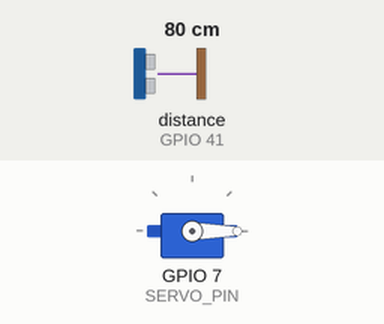
This sketch was run on a simulated ESP32-S3. Shown: servo. Wiring (inferred from the names in the program): ultrasonic range finder: trigger GPIO 42; echo GPIO 41. The inputs (shaded band) are chosen by the test bench; at power-on: distance to the obstacle (sensor on GPIO 41) 80 cm. The echo pulse lasts 58.3 µs per cm; what the sketch prints to the serial monitor is not drawn.

Above: at 6.2 s.
6.3 s: distance to the obstacle (sensor on GPIO 41) set to 16 cm
8.2 s: distance to the obstacle (sensor on GPIO 41) set to 12 cm
At 10.2 s:
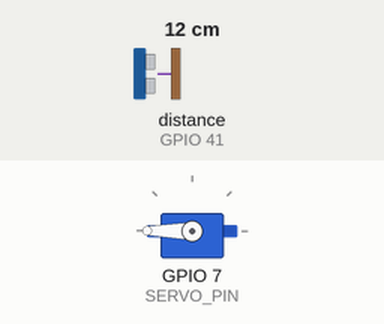
11.2 s: distance to the obstacle (sensor on GPIO 41) set to 18 cm
At 12.8 s:
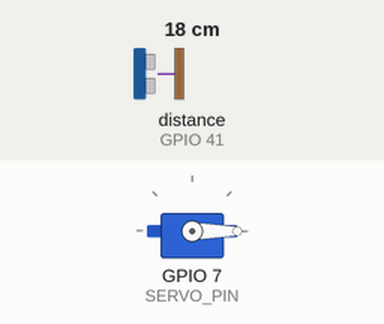
13.6 s: distance to the obstacle (sensor on GPIO 41) set to 2 cm
At 15.3 s:
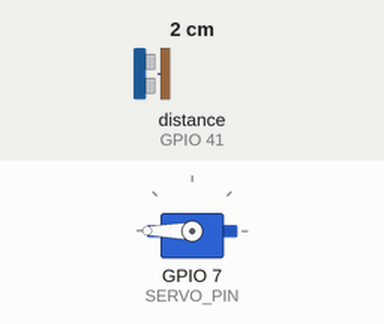
Timing chart, 0 to 16.6 s (numbered marks = the images above; inputs shaded):
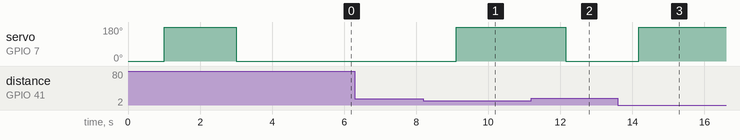

The sketch:

servo_test.ino
```cpp
// 🚪 Simple Servo Test for Smart Shop Guard
// Test servo movement with ultrasonic sensor on ESP32-S3

#include <ESP32Servo.h>

// Pin definitions (matching your project)
#define SERVO_PIN 7
#define TRIG_PIN 42
#define ECHO_PIN 41
#define DISTANCE_THRESHOLD 12

Servo myServo;
long duration;
int distance;

void setup() {
  Serial.begin(115200);
  Serial.println("🚪 Smart Shop Guard - Servo Test Starting...");

  // Initialize pins
  pinMode(TRIG_PIN, OUTPUT);
  pinMode(ECHO_PIN, INPUT);

  // Initialize servo
  myServo.attach(SERVO_PIN);
  myServo.write(0);  // Start closed
  Serial.println("🚪 Servo initialized to CLOSED (0°)");
  delay(1000);

  // Test servo movement
  Serial.println("🚪 Testing servo movement...");
  myServo.write(180);  // Open
  Serial.println("🚪 Servo OPEN (180°)");
  delay(2000);

  myServo.write(0);    // Close
  Serial.println("🚪 Servo CLOSED (0°)");
  delay(2000);

  Serial.println("🚪 Starting distance-based control...");
  Serial.println("🚪 Move object within 12cm to open door");
}

void loop() {
  // Read ultrasonic sensor
  digitalWrite(TRIG_PIN, LOW);
  delayMicroseconds(2);
  digitalWrite(TRIG_PIN, HIGH);
  delayMicroseconds(10);
  digitalWrite(TRIG_PIN, LOW);

  duration = pulseIn(ECHO_PIN, HIGH, 30000);
  if (duration == 0) {
    distance = 999;  // Out of range
  } else {
    distance = duration * 0.034 / 2;
  }

  // Print distance every second
  static unsigned long lastPrint = 0;
  if (millis() - lastPrint > 1000) {
    Serial.printf("📏 Distance: %dcm ", distance);
    if (distance <= DISTANCE_THRESHOLD) {
      Serial.println("- DOOR SHOULD BE OPEN");
      myServo.write(180);
    } else {
      Serial.println("- DOOR SHOULD BE CLOSED");
      myServo.write(0);
    }
    lastPrint = millis();
  }

  delay(100);
}
```

Measured:
- the behaviour switches between 14 and 13 cm on distance to the obstacle (sensor on GPIO 41) (found by bisection; images 0 and 1)
- after the input at 6.3 s, every drawn part: stays the same
- after the input at 8.2 s, servo on GPIO 7 (SERVO_PIN): 0° → 180° after 0.91 s
- after the input at 11.2 s, servo on GPIO 7 (SERVO_PIN): 180° → 0° after 0.95 s
- after the input at 13.6 s, servo on GPIO 7 (SERVO_PIN): 0° → 180° after 0.58 s
